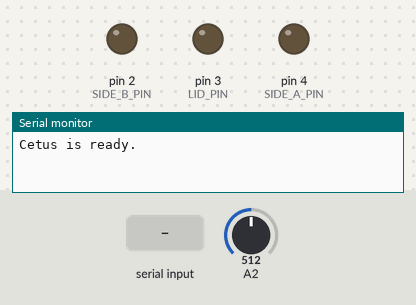
Bench run of a program on a simulated Arduino Uno, built with avr-gcc and run on an emulated ATmega328P. Shown: output pins drawn as LEDs (lit = HIGH), the last lines printed to the serial monitor. The test bench sets the inputs (shaded band); at power-on: A2 = 512.

Above: at 1.2 s.
1.3 s: "<peltier>" received over Serial
At 1.6 s:
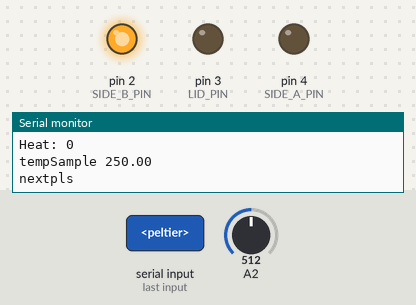
2.8 s: "<cooling>" received over Serial
At 4.0 s:
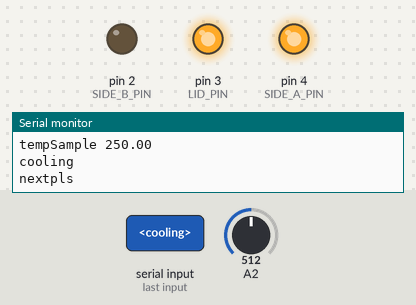
Timing chart, 0 to 5.8 s (numbered marks = the images above; inputs shaded):
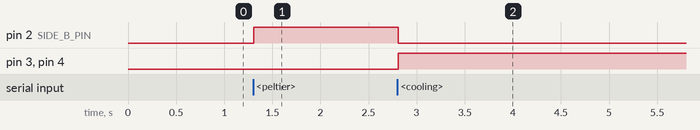

The program:

main.cpp
```cpp
#include "serialtools.h"


void setup(){
    Serial.begin(9600);
    initializePins();
}


void loop(){
    recieveCommand();
    splitData();
}
```

serialtools.h
```cpp
#include <Arduino.h>

// Pin definitions
#define SENSOR_LID A0
#define SENSOR_PELTIER A2
#define LID_PIN 3
// #define COOLER_PIN 4

// H - Bridge pins
#define SIDE_A_PIN 4 // Cooling
#define SIDE_B_PIN 2 // Heat
#define PWM_PIN 3

// Variables to processing incoming data
const byte cmdSize = 20;
char receivedChars[cmdSize];
boolean newData = false;
const char startMarker = '<';
const char endMarker = '>';
char *splitMarker = " ";
char *newCommand;
char *commandTitle;
int arguments[10];

// Control variables
bool isCooling = false;
int coolingTemperature;

float readTemperature(int sensor_pin)
{
    // Temperature sensor tested: LM35
    int reading = analogRead(sensor_pin);
    float temperature = ((reading / 1024.0) * 5000) / 10;
    return (temperature);
}

void heatPeltier(int pwm_signal)
{
    digitalWrite(SIDE_A_PIN, LOW);
    digitalWrite(SIDE_B_PIN, HIGH);
    analogWrite(PWM_PIN, pwm_signal);
}

void coolPeltier(int pwm_signal)
{
    digitalWrite(SIDE_A_PIN, HIGH);
    digitalWrite(SIDE_B_PIN, LOW);
    analogWrite(PWM_PIN, pwm_signal);
}

void initializePins()
{
    pinMode(SIDE_A_PIN, OUTPUT);
    pinMode(SIDE_B_PIN, OUTPUT);
    pinMode(PWM_PIN, OUTPUT);
    pinMode(LID_PIN, OUTPUT);

    digitalWrite(SIDE_A_PIN, LOW);
    digitalWrite(SIDE_B_PIN, LOW);
    analogWrite(PWM_PIN, 0);
    Serial.println("Cetus is ready.");
}

void recieveCommand()
{
    static byte index = 0;
    static boolean isRecieving = false;
    char newChar;
    if (Serial.available() > 0 && newData == false)
    {
        newChar = Serial.read();
        if (isRecieving == true)
        {
            if (newChar != endMarker)
            {
                receivedChars[index] = newChar;
                index++;
            }
            else
            {
                receivedChars[cmdSize - 1] = '\0';
                isRecieving = false;
                index = 0;
                newData = true;
            }
        }
        else if (newChar == startMarker)
        {
            isRecieving = true;
        }
    }
}

void splitData()
/*
An string command must have this generic structure:
  <commandTitle argument argument argument ...> (up to 10 arguments)

The data is processed as follow:
  - *char commandTitle: A string of characters with the command to be executed
  - int arguments[10]: The arguments of the command to be executed

  The code is structed that way to be maintainable and easy to expand.
  Every new command is going to be processed in a new if as necessary.

*/
{
    // --------------------------------------------------- Pre-processing data
    if (newData == true)
    {
        int idxArg = 0;
        for (int x = 0; x < sizeof(arguments) / sizeof(arguments[0]); x++)
        {
            arguments[x] = 0;
        }
        newCommand = strtok(receivedChars, splitMarker);
        String commandTitle(newCommand);
        while (newCommand != '\0')
        {
            newCommand = strtok(NULL, splitMarker);
            arguments[idxArg] = atoi(newCommand);
            idxArg += 2;
        }

        // ----------------------------------------- Execute the command as needed
        if (commandTitle == "peltier") // <peltier state pwm_signal>
        {
            if (arguments[0] == 0) // if heat
            {
                heatPeltier(arguments[2]);
                Serial.print("Heat: ");
                Serial.println(arguments[2]);
            }
            else if (arguments[0] == 1) // if cooling
            {
                coolPeltier(arguments[2]);
                Serial.print("Cooling: ");
                Serial.println(arguments[2]);
            }

            Serial.print("tempSample ");
            Serial.println(readTemperature(SENSOR_PELTIER));
            // Serial.print("tempLid ");
            // Serial.println(readTemperature(SENSOR_LID));
        }
        else if (commandTitle == "cooling")
        { // <cooling temperature_target>
            isCooling = true;
            coolingTemperature = arguments[0];
            Serial.print("cooling started at: ");
            Serial.println(coolingTemperature);
        }
        else if (commandTitle == "printTemps"){
            Serial.print("tempSample ");
            Serial.println(readTemperature(SENSOR_PELTIER));
        }

        if (isCooling == true)
        {
            if (readTemperature(SENSOR_PELTIER) >= coolingTemperature)
            {
                coolPeltier(255);
                Serial.print("tempSample ");
                Serial.println(readTemperature(SENSOR_PELTIER));
            }
            else
            {
                isCooling = false;
                coolPeltier(0);
                Serial.println("Cooling finished");
            }

            Serial.println(commandTitle);
        }
        // Request new data
        Serial.println("nextpls");
        newData = false;
    }
    // else
    // {
    //     // Always send temperature data
    //     Serial.print("tempSample ");
    //     Serial.println(readTemperature(SENSOR_PELTIER));
    // }
}
```

Measured:
- after the input at 1.3 s, pin 2 (SIDE_B_PIN): LOW → HIGH at once
- after the input at 2.8 s, pin 2 (SIDE_B_PIN): HIGH → LOW at once; pin 3 (LID_PIN), pin 4 (SIDE_A_PIN): LOW → HIGH at once
